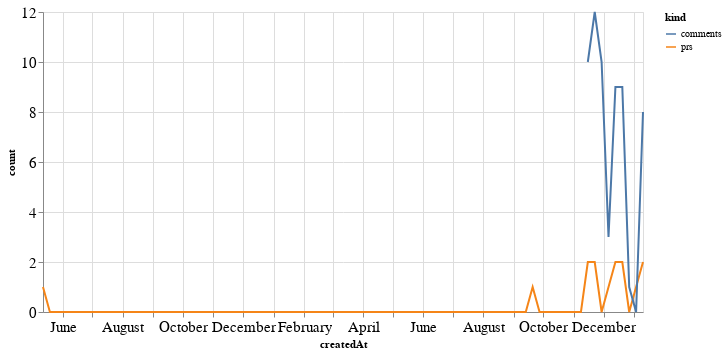

The notebook cell saved with this chart:
### Code cell
alt.Chart(total_time, width=600).mark_line().encode(
    x='createdAt',
    y='count',
    color='kind'
)

### Figure 1 — Vega-Lite specification as saved in the notebook (floating-point values rounded to 4 significant figures; data arrays with more than 128 entries replaced by an {"elided": "..."} marker saying what was removed)
{"config": {"axisLeft": {"labelFontSize": 15}, "axisBottom": {"labelFontSize": 15}}, "data": {"name": "data-286066906f83622551b0d4f25f9285db"}, "mark": "line", "encoding": {"color": {"type": "nominal", "field": "kind"}, "x": {"type": "temporal", "field": "createdAt"}, "y": {"type": "quantitative", "field": "count"}}, "width": 600, "$schema": "https://vega.github.io/schema/vega-lite/v4.8.1.json", "datasets": {"data-286066906f83622551b0d4f25f9285db": {"elided": "176 records"}}}
